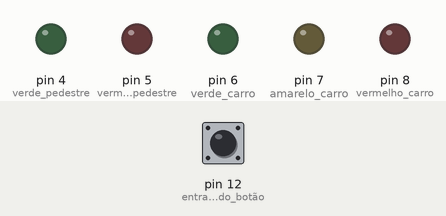
Simulated run of this sketch. Board: Arduino Uno, built with avr-gcc and run on an emulated ATmega328P. On the bench: output pins drawn as LEDs (lit = HIGH). The test bench sets the inputs (shaded band); at power-on: pin 12 (entrada_do_botão) LOW.

Above: at 1.2 s.
1.3 s: pin 12 (entrada_do_botão) pulled HIGH for 0.15 s
At 2.5 s:
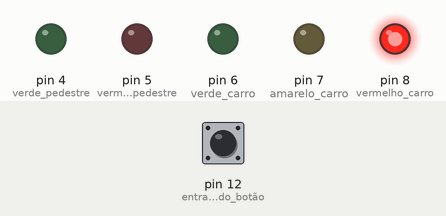
At 4.0 s:
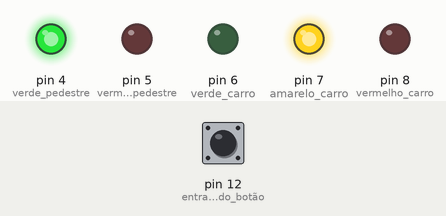
4.4 s: pin 12 (entrada_do_botão) pulled HIGH for 3.2 s
At 11.7 s:
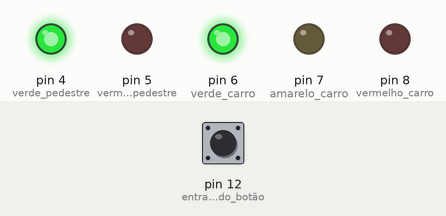
Timing chart, 0 to 14.8 s (numbered marks = the images above; inputs shaded):
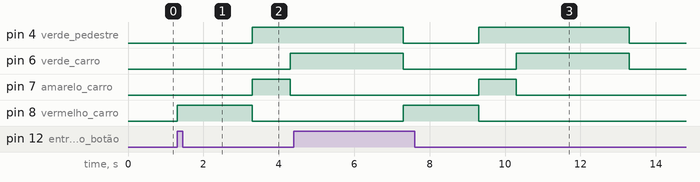

Measured:
- after the input at 1.3 s, pin 4 (verde_pedestre): LOW → HIGH after 2.0 s; pin 6 (verde_carro): LOW → HIGH after 3.0 s; pin 7 (amarelo_carro): LOW → HIGH after 2.0 s, → LOW 1.0 s later; pin 8 (vermelho_carro): LOW → HIGH at once, → LOW 2.0 s later
- after the input at 4.4 s, pin 7 (amarelo_carro): LOW → HIGH after 4.9 s, → LOW 1.0 s later; pin 8 (vermelho_carro): LOW → HIGH after 2.9 s, → LOW 2.0 s later

The sketch:

Tinkercad_semaforo_codigo.ino
```cpp
  int buttonState = 0;

void setup() {
  // put your setup code here, to run once:
  pinMode(12, INPUT);  // entrada do botão

  pinMode(8, OUTPUT); // vermelho carro
  pinMode(7, OUTPUT); // amarelo carro
  pinMode(6, OUTPUT); // verde carro
  pinMode(5, OUTPUT); // vermelho pedestre
  pinMode(4, OUTPUT); // verde pedestre

}

void loop() {

  buttonState = digitalRead(12); // faz a leitura do pino

  if (buttonState == 1)
  {

  digitalWrite(8, 1);
  digitalWrite(3, 1);
  delay(2000);
  digitalWrite(8, 0);
  digitalWrite(3, 0);
  digitalWrite(7, 1);
  digitalWrite(4, 1);
  delay(1000);
  digitalWrite(7, 0);
  digitalWrite(6, 1);
  digitalWrite(3, 0);
  delay(3000);
  digitalWrite(6, 0);
  digitalWrite(4, 0);


  }

  else {}

}
```
